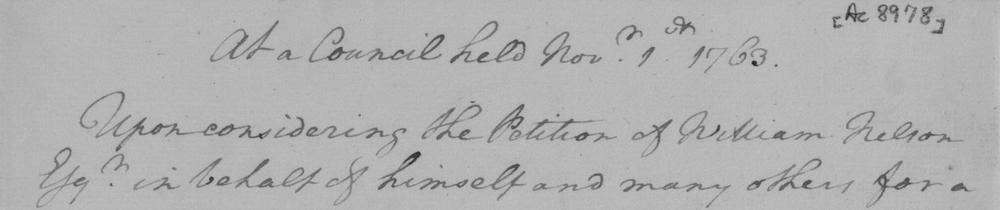
#> input picture college/datasets/H01.bmp, 1000 x 210 px, shrunk from 2025 x 426 before the run; its folder holds only this picture in this run
$ python -i mainTK.py   (imports and definitions only)
#> lines starting #> are read from the running program, lines starting #| are printed output that depends on the picture; after the words box and inside, x2 and y2 are one past the last pixel; in counts of white or black regions, pixels touching at a corner belong together
#!/usr/bin/env python3

from tkinter import *
from PIL import Image
from PIL import ImageTk
import tkinter.filedialog
import cv2
from tkinter import messagebox
from documentation import Documentation
import numpy as np
import matplotlib.pyplot as plt
from skimage import data
from skimage import filters
from skimage import exposure
#%matplotlib inline


def select_image():
    # grab a reference to the image panels
    global panelA, panelB, path
    panelA = None
    panelB = None

    path = tkinter.filedialog.askopenfilename()
#> the answer given: college/datasets/H01.bmp
    #
    #ensures a file path was selected
    if len(path) > 0:
        # load an from disk, covert to grayscale & detect edges
        image = cv2.imread(path)
#> image is the input picture: shape (210, 1000, 3); min 40, max 198, mean 177.3
        gray = cv2.cvtColor(image, cv2.COLOR_BGR2GRAY)
        edged = cv2.Canny(gray, 50, 100)
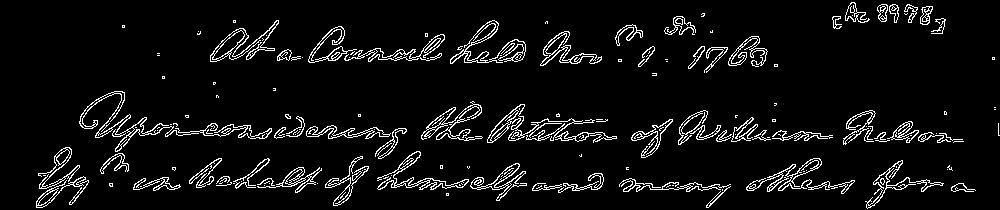
#> edged: shape (210, 1000); 6.2% white in thin lines or dots

        # OpenCV represents images in BGR order, whereas
        # PIL represents images in RGB order
        image = cv2.cvtColor(image, cv2.COLOR_BGR2RGB)

        image = Image.fromarray(image)
        edged = Image.fromarray(edged)

        image = ImageTk.PhotoImage(image)
        edged = ImageTk.PhotoImage(edged)

        # if the panel are None, initialize them
        if panelA is None or panelB is None:
            panelA = Label(image=image)
            panelA.image = image
            panelA.pack(side="left", padx=10, pady=10)

            panelB = Label(image=edged)
            panelB.image = edged
            panelB.pack(side="right", padx=10, pady=10)


        #otherwise, update the image panels
        else:
            panelA.configure(image=image)
            panelB.configure(image=edged)
            panelA.image = image
            panelB.image = edged

# Exitinnng the application
def exit_application():
    if messagebox.askokcancel("Exitinnnng!!!"):
        root.destroy()

def documentation():
    pass

# [75 lines left out: functions about, algorithm1, algorithm, reshaping, not called in this run]


# training and testing the images
def train_test():
    pass


# root window for the Application
# [3 lines not run here, left out]


# filemenu
# [1 line that did not run here, left out]

# file menu
# [1 line that did not run here, left out]
# [5 lines not run here, left out]

# dataset menu
# [1 line that did not run here, left out]
# [5 lines not run here, left out]

# Tools used menu menu
# [1 line that did not run here, left out]
# [6 lines not run here, left out]

# Applied Algorithm
# [1 line that did not run here, left out]
# [5 lines not run here, left out]

# help menu
# [1 line that did not run here, left out]
# [3 lines not run here, left out]


# adding button for browsing image in the local drive
# [1 line that did not run here, left out]
# [1 line not run here, left out]

# [1 line that did not run here, left out]
# [1 line not run here, left out]

# [1 line that did not run here, left out]
# [1 line not run here, left out]

# [1 line that did not run here, left out]
# [1 line not run here, left out]

# [1 line that did not run here, left out]
# [1 line not run here, left out]

# [1 line that did not run here, left out]
# [6 lines not run here, left out]

>>> result = select_image()

$ run again, on college/datasets/H05.bmp
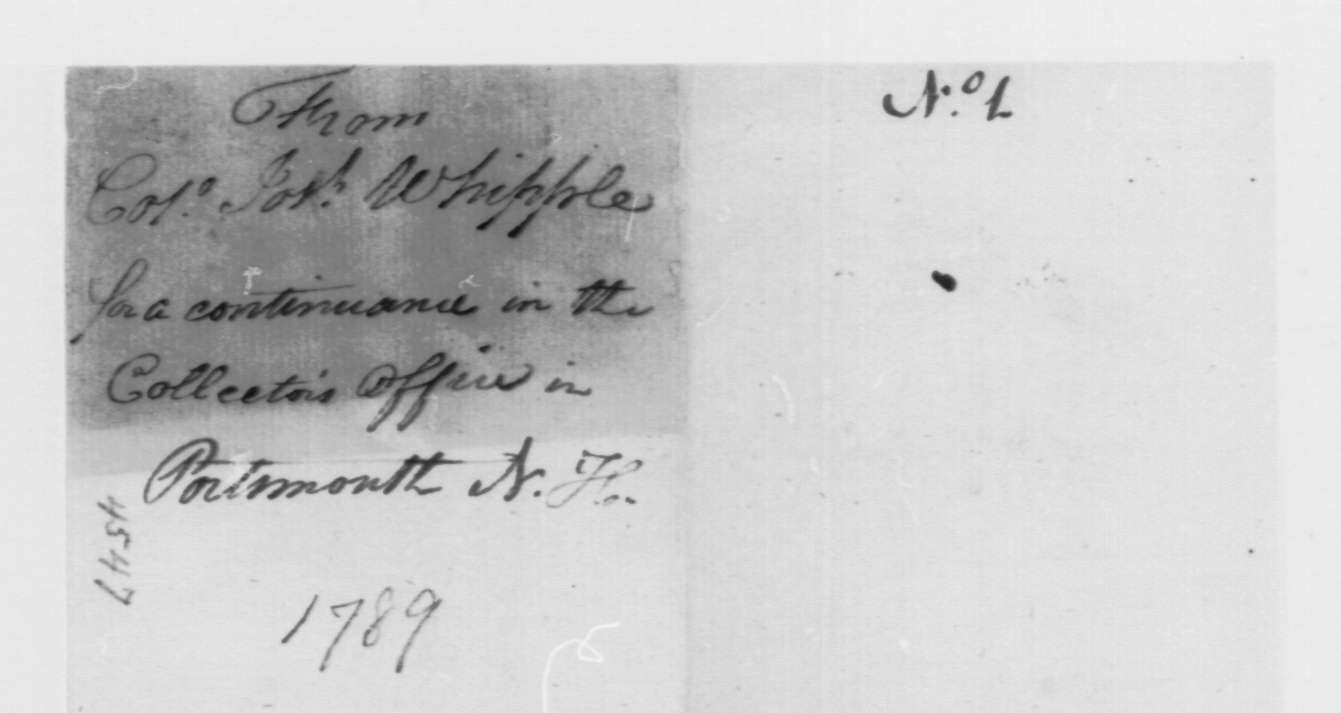
#> input picture college/datasets/H05.bmp, 1341 x 713 px
#> in select_image, image is the input picture: shape (713, 1341, 3); min 11, max 247, mean 201.7
#> in select_image, `edged = cv2.Canny(gray, 50, 100)`:
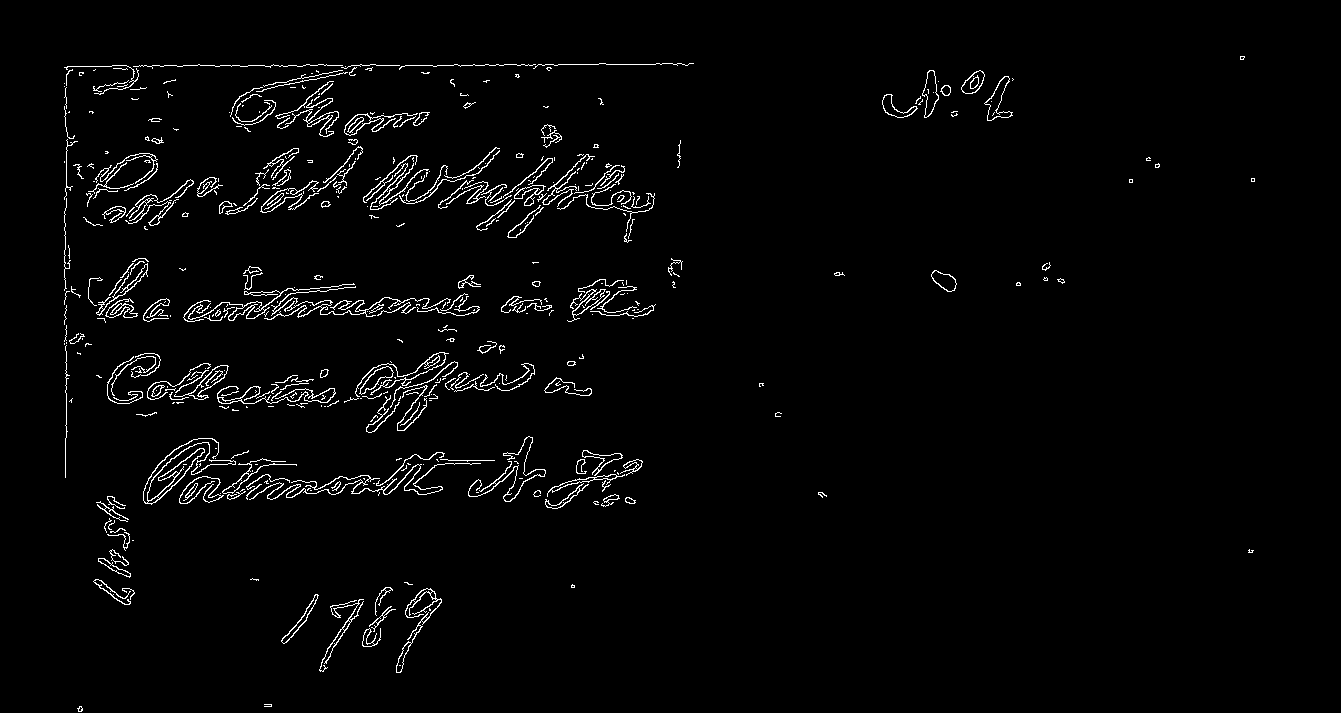
#> edged: shape (713, 1341); 2.3% white in thin lines or dots, all inside (x1, y1, x2, y2) = (64, 56, 1255, 712)

$ run again, on college/datasets/H02.bmp
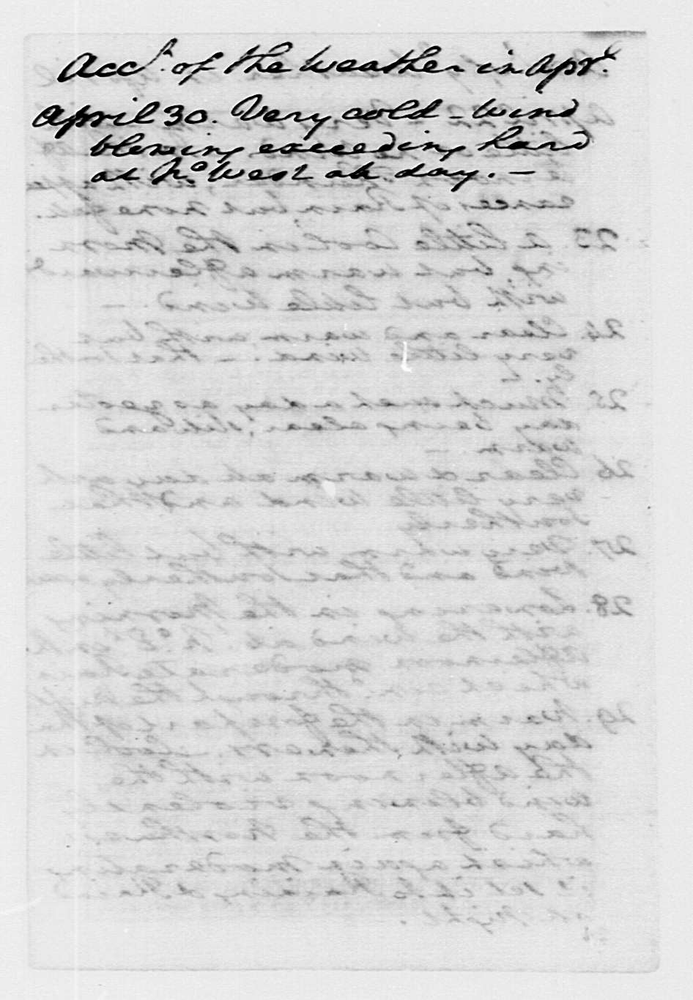
#> input picture college/datasets/H02.bmp, 693 x 1000 px, shrunk from 946 x 1366 before the run
#> in select_image, image is the input picture: shape (1000, 693, 3); min 0, max 255, mean 213.1
#> in select_image, `edged = cv2.Canny(gray, 50, 100)`:
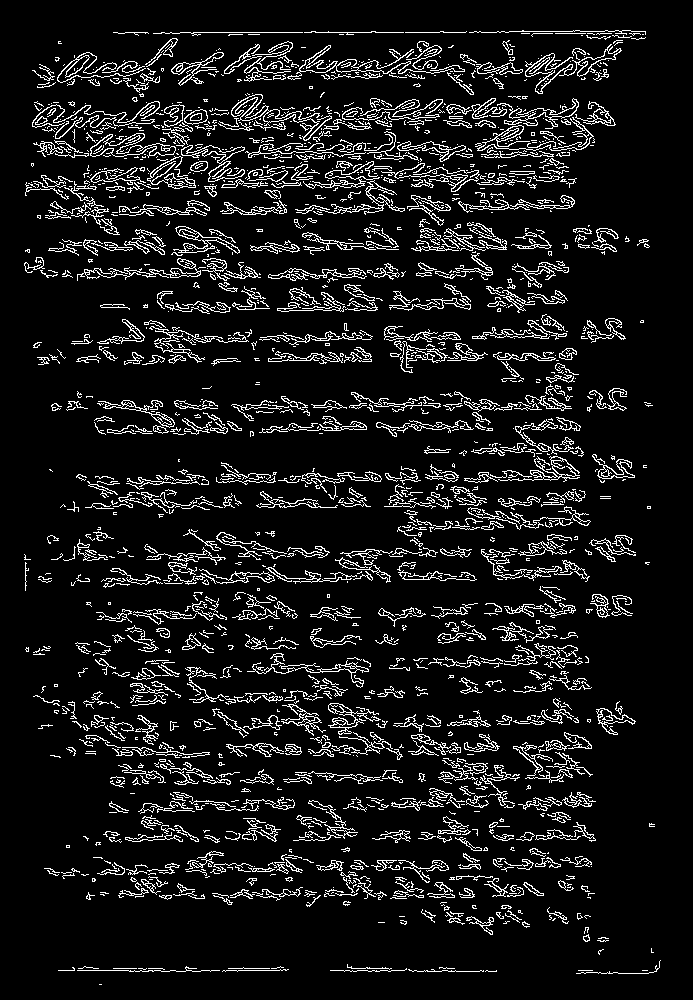
#> edged: shape (1000, 693); 9.4% white in thin lines or dots, all inside (x1, y1, x2, y2) = (24, 30, 661, 985)
